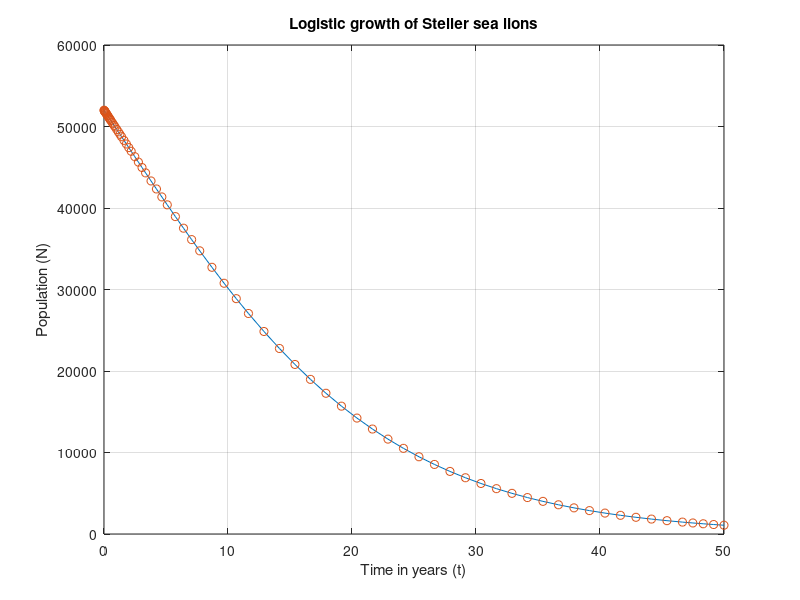

Reproduce this figure in MATLAB.
%population
N0 = 52000;

%birth rate
b = 1.9;

%death rate
d = 4.2;

%population growth rate
r = (b - d) / 25; %-0.092;
disp(r)

%carrying capacity
K = 100000;

%timespan in years
tspan = [0 50];

%logistic equation
[t,N] = ode45(@(t,N) r * N * (1 - N./K), tspan, N0);

%analytical solution
Nt = (N0 .* K .* exp(r*t))./(K+N0.*(exp(r*t)-1)); 
clf
plot(t,N)
title('Logistic growth of Steller sea lions')
xlabel('Time in years (t)')
ylabel('Population (N)')
grid on

hold on
%plotting the analytical solution
plot(t,Nt,'o')
hold off